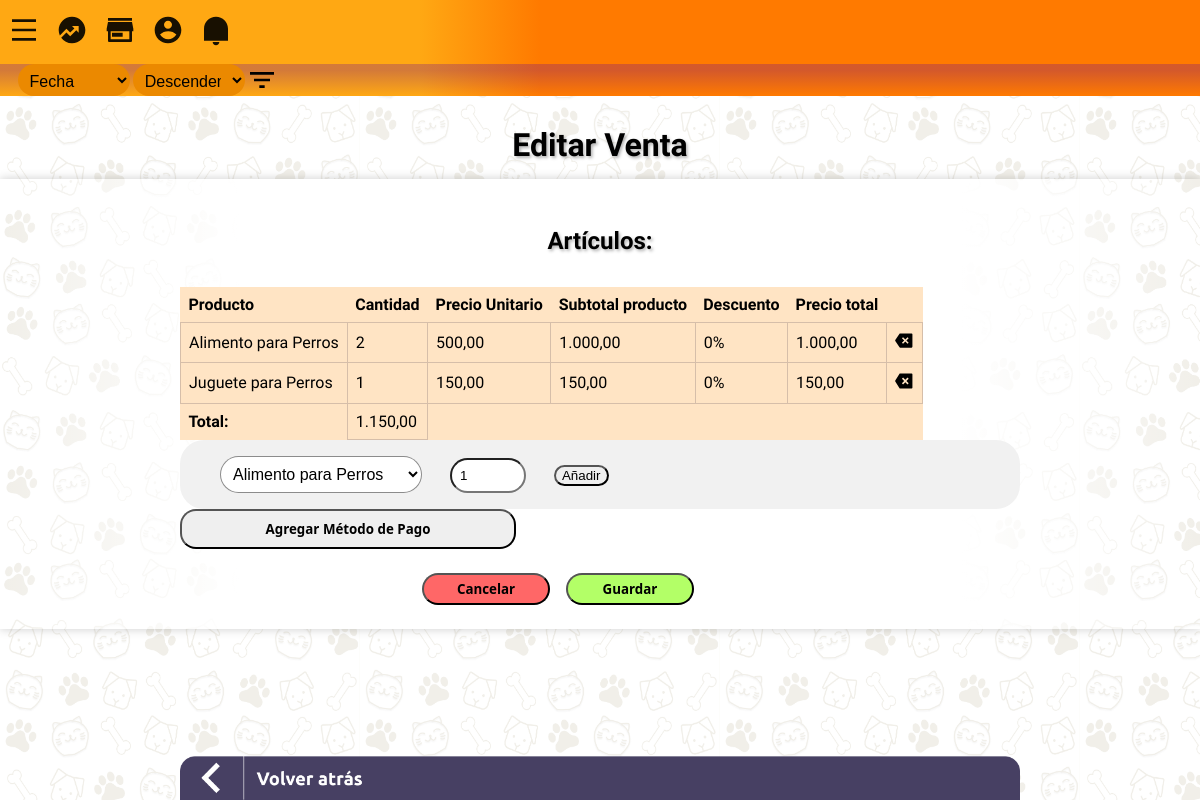
Screenshot of /interfaces/modificar_venta.php?venta=1 (signed in) with the database file from the repository.
### tables this page shows
CREATE TABLE `detalles_venta` (
  `ID_venta` int(11) NOT NULL,
  `ID_producto` int(11) NOT NULL,
  `cantidad` int(11) NOT NULL
);

CREATE TABLE `productos` (
  `ID_producto` int(11) NOT NULL,
  `nombre` varchar(32) NOT NULL,
  `descripcion` varchar(200) DEFAULT NULL,
  `precio` int(11) NOT NULL,
  `stock` int(11) NOT NULL DEFAULT 0,
  `stock_minimo` int(11) DEFAULT NULL,
  `activo` boolean NOT NULL DEFAULT 1
);

### interfaces/modificar_venta.php (the view, shortened to what this page needs)
<?php
    require '../headers/header_interfaces.php';
    require '../backend/conexion.php';
    include '../headers/ordenador_transacciones.php';
?>
</header>
<h1> Editar Venta</h1>
<article>
    <h2> Artículos:</h2>
    <?php
    echo '<label id="respuesta_servidor"';
    if(isset($_GET['notificacion'])){
        echo ' class="notificacion">';
        echo $_GET['notificacion'];
    } else if(isset($_GET['advertencia'])){
        echo ' class="advertencia">';
        echo $_GET['advertencia'];
    }
    echo '</label>';
    ?>
    <table id='tabla_registros'>
        <thead>
            <tr>
                <th>Producto</th>
                <th>Cantidad</th>
                <th>Precio Unitario</th>
                <th>Subtotal producto</th>
                <th>Descuento</th>
                <th>Precio total</th>
                <th> </th>
            </tr>
        </thead>
        <tbody id='tbody'>
            <?php
            $instruccion = 'SELECT
            p.ID_producto,
            p.nombre,
            p.precio,
            dv.cantidad,
            p.precio * dv.cantidad AS total_sin_descuento,
            IFNULL(SUM(d.porcentaje), 0) AS porcentaje_descuento,
            p.precio * dv.cantidad * (1 - IFNULL(SUM(d.porcentaje) / 100, 0)) AS total_producto
            FROM productos p
            JOIN detalles_venta dv
            ON p.ID_producto = dv.ID_producto
            JOIN ventas v
            ON dv.ID_venta = v.ID_venta
            LEFT JOIN descuento_productos dp
            ON p.ID_producto = dp.ID_producto
            LEFT JOIN descuentos d
            ON dp.ID_descuento = d.ID_descuento
            AND d.activo = 1
            AND d.fecha_expiracion > CURRENT_TIMESTAMP()
            WHERE v.ID_venta = ' . $_GET['venta'] . '
            GROUP BY p.ID_producto, p.nombre, p.precio, dv.cantidad;
            ';
            $productos = mysqli_query($conn, $instruccion);
            $total = 0;
            while($producto = mysqli_fetch_array($productos, MYSQLI_ASSOC)) {
            echo '
                <tr class="producto" data-producto="' . $producto['ID_producto'] . '" data-precio="' . $producto['total_producto'] . '">
                        <td>' . $producto['nombre'] . '</td>
                        <td>' . $producto['cantidad'] . '</td>
                        <td>' . number_format($producto['precio'], 2, ',', '.') . '</td>
                        <td>' . number_format($producto['total_sin_descuento'], 2, ',', '.') . '</td>
                        <td>' . $producto['porcentaje_descuento'] . '%</td>
                        <td>' . number_format($producto['total_producto'], 2, ',', '.') . '</td>
                        <td>
                            <a class="remover_producto">
                                <img class="icono" src="../iconos/delete-back-2-fill.svg">
                            </a>
                        </td>
                </tr>
            ';
            $total += $producto['total_producto'];
            }
            ?>
            <tr>
                <th>Total:</th>
                <td id='total'> <?php echo number_format($total, 2, ',', '.');; ?> </td>
            </tr>
        </tbody>
    </table>
    <form id='formulario_venta' action='../backend/actualizar_venta.php' method='POST'>
        <div>
        <?php
        $instruccion = 'SELECT * FROM productos WHERE stock > 0 AND activo = 1';
        $resultado = mysqli_query($conn, $instruccion);
        echo '<select id="selector_productos" name="producto_para_agregar">';
        while ($fila = mysqli_fetch_array($resultado, MYSQLI_ASSOC)) {
            echo '<option value="' . $fila['ID_producto'] . '"';
            echo '>';
            echo $fila['nombre'];
            echo '</option>';
        }
        echo '</select>';
        ?>
        <input id='cantidad_producto_agregar' type='number' min='1' value='1' name='cantidad'>
        <input id='agregar_producto_modificar_venta' type='button' value='A&ntilde;adir'>
        </div>
    </form>
    <button class='boton_grande' type='button' id='agregar_metodo_pago'>Agregar Método de Pago</button>
    <div class='opciones_interfaz'>
        <button id='boton_cancelar' class='boton'> Cancelar</button>
        <button id='boton_guardar' class='boton'> Guardar</button>
    </div>
    <?php
    echo '<label id="respuesta_servidor"';
    if(isset($_GET['notificacion'])){
        echo ' class="notificacion">';
        echo $_GET['notificacion'];
    } else if(isset($_GET['advertencia'])){
        echo ' class="advertencia">';
        echo $_GET['advertencia'];
    }
    echo '</label>';
    ?>
    <picture>
        <source media='(min-width: 48rem)' srcset='../img/regresar_largo.png'>
        <source media='(max-width: 48rem)' srcset='../img/regresar.png'>
        <img class='regresar' data-destino='../menu_empresa.php' src='../img/regresar_largo.png' alt='regresar'>
    </picture>
</article>
</body>
</html>

### css/aplicacion.css (style rules this page uses)
body { background-color: rgb(240, 233, 227); background-image: url('../img/patron.png'); background-size: 30%; background-repeat: repeat; display: flex; flex-wrap: wrap; flex-direction: column; width: 100%; max-width: 100dvw; top: 0; left: 0; padding: 0; margin: 7rem 0 0 0; scrollbar-width: thin; scrollbar-color: rgba(0, 206, 96, 1) rgba(165, 206, 0, 1); }
a { text-decoration: none; }
article { background-color: rgba(255, 255, 255, 0); background-image: linear-gradient(to right, rgba(255, 255, 255, 0) 0%, rgba(255, 255, 255, 1) 10%, rgba(255, 255, 255, 1) 90%, rgba(255, 255, 255, 0) 100%); box-shadow: 0 0 0.6rem rgba(0, 0, 0, 0.2); display: flex; flex-direction: column; justify-content: center; margin-bottom: 10rem; }
select { background-color: rgba(255, 255, 255, 0.45); width: 25%; max-width: 40%; border: 0.1rem solid rgba(0, 0, 0, 0.45); font-size: 1rem; }
option { font-size: 1rem; background-color: rgba(255, 252, 252, 0.48); color: #000000; }
h1 { margin: 2rem auto; line-height: 0.2rem; font-family: "Baloo Thambi 2", system-ui; font-weight: 800; text-shadow: 0.1rem 0.1rem 0.2rem rgba(0, 0, 0, 0.3); }
h2 { margin: 2rem auto; font-family: "Baloo Thambi 2", system-ui; font-weight: 700; text-shadow: 0.1rem 0.1rem 0.2rem rgba(0, 0, 0, 0.3); }
#tabla_registros { max-width: 100%; background-color: bisque; border-collapse: collapse; border: none; font-family: "Baloo Thambi 2", system-ui; }
#tabla_registros { white-space: normal; }
#tabla_registros th, #tabla_registros td { padding: 0.5rem; text-align: left; }
#tabla_registros td { border: 0.1rem solid rgb(214, 190, 169); padding: 0.5rem; overflow: hidden; text-overflow: ellipsis; }
form { background-color: rgba(241, 241, 241, 1); border-radius: 1.5rem; display: flex; padding: 2rem 0.6rem; color: rgba(0, 0, 0, 1); font-family: "Baloo Thambi 2", system-ui; font-weight: 800; position: relative; }
form *:not(input) { user-select: none; }
form input { margin-left: 2dvw; border-radius: 1.5rem; }
form input[type='number'] { max-width: 3.5rem; padding: 0.5rem; background-color: rgba(255, 255, 255, 1); }
form select { border-radius: 1.5rem; margin: 0 0 0 2dvw; padding: 0.5rem; background-color: rgba(255, 255, 255, 1); }
#formulario_venta { display: flex; flex-direction: column; flex-wrap: nowrap; }
.opciones_interfaz { width: 90%; height: 3rem; display: flex; flex-direction: row; flex-wrap: nowrap; align-items: center; justify-content: center; gap: 1rem; margin: 1rem 0 0 0; }
#boton_cancelar { background-color: rgb(255, 103, 103); }
#boton_guardar { background-color: rgb(179, 255, 103); }
.boton { height: 2rem; width: 40%; max-width: 8rem; font-family: "Baloo Thali 2", system-ui; font-weight: 700; border-radius: 1rem; }
.boton_grande { height: 5dvh; width: 40%; font-family: "Baloo Thali 2", system-ui; font-weight: 700; border-radius: 1rem; display: flex; flex-direction: row; flex-wrap: nowrap; justify-content: center; align-items: center; }
#formulario_venta { padding: 1rem; display: flex; flex-direction: column; justify-content: left; }
.regresar { position: fixed; max-width: 70dvw; bottom: 0; left: 50%; transform:translateX(-50%); }
.icono { max-width: 1.2rem; height: 1.2rem; }
.noseleccionable { -webkit-user-select: none; -moz-user-select: none; -ms-user-select: none; user-select: none; }
@media (min-width: 48rem) { article { background-color: rgba(255, 255, 255, 0); background-image: linear-gradient(to right, rgba(255, 255, 255, 0) 0%, rgba(255, 255, 255, 1) 20%, rgba(255, 255, 255, 1) 25%, rgba(255, 255, 255, 1) 75%, rgba(255, 255, 255, 1) 80%, rgba(255, 255, 255, 0) 100%); padding: 1rem 15%; } }
@media (min-width: 48rem) { #tabla_registros { overflow: hidden; } }

### rows the page displays
detalles_venta: ID_producto.nombre "Alimento para Perros", cantidad "2", ID_producto.precio "500,00", total_sin_descuento "1.000,00", porcentaje_descuento "0", total_producto "1.000,00"
detalles_venta: ID_producto.nombre "Juguete para Perros", cantidad "1", ID_producto.precio "150,00", total_sin_descuento "150,00", porcentaje_descuento "0", total_producto "150,00"

### other values shown
$total "1.150,00"
form field producto_para_agregar "Alimento para Perros"
